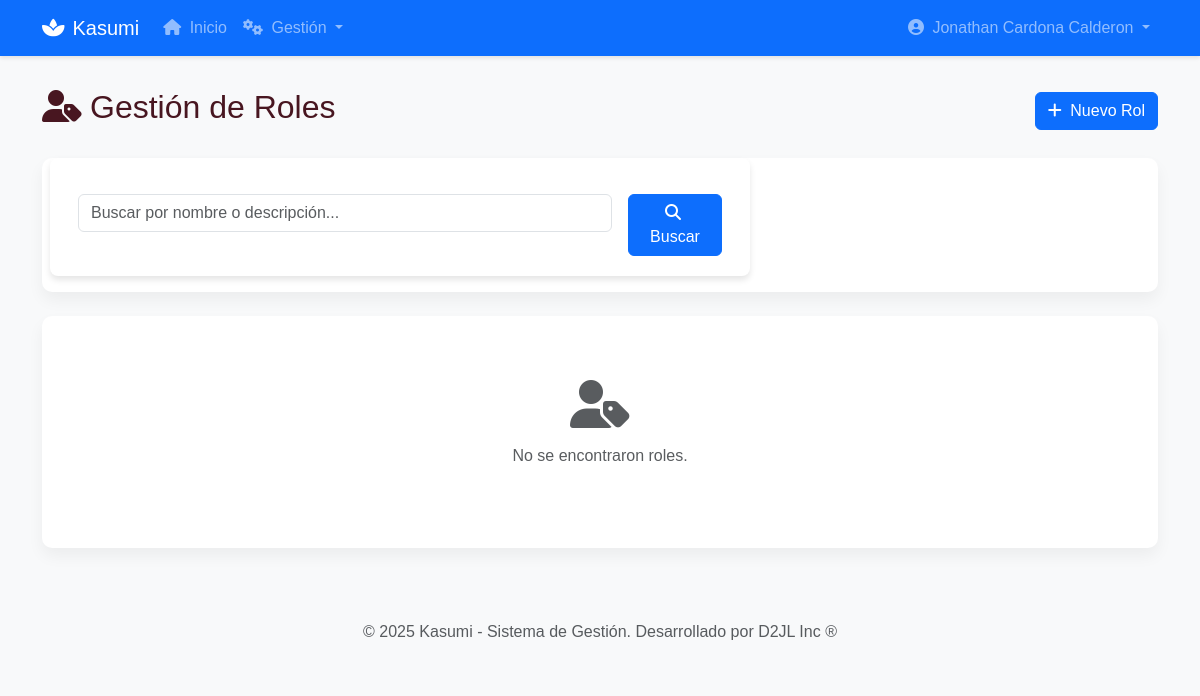
Before: /usuarios/roles/ (signed in) with the older database file.
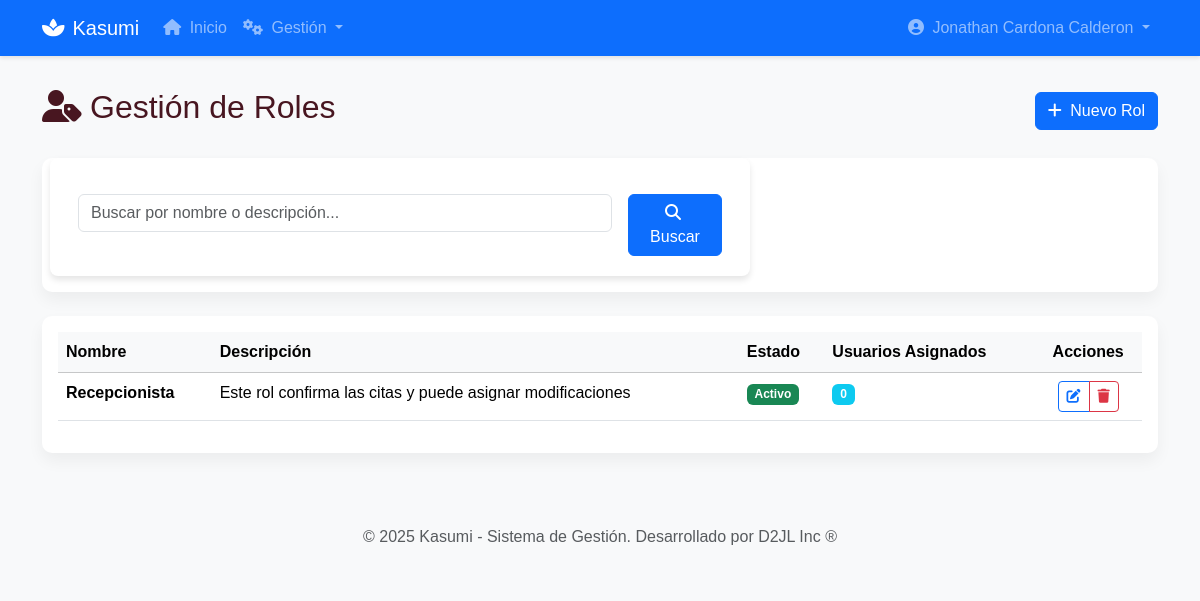
After: the same page with the newer database file.
### gestion_usuarios/models.py (models this page shows, shortened)
class Rol(models.Model):
    class Estado(models.TextChoices):
        ACTIVO = 'A', _('Activo')
        INACTIVO = 'I', _('Inactivo')
    nombre = models.CharField(max_length=50, unique=True, verbose_name=_('Nombre del Rol'))
    descripcion = models.TextField(blank=True, verbose_name=_('Descripción'))
    estado = models.CharField(
        max_length=1,
        choices=Estado.choices,
        default=Estado.ACTIVO,
        verbose_name=_('Estado')
    )
    fecha_creacion = models.DateTimeField(auto_now_add=True, verbose_name=_('Fecha de Creación'))
    fecha_actualizacion = models.DateTimeField(auto_now=True, verbose_name=_('Última Actualización'))
    puede_ver_usuarios = models.BooleanField(default=False, verbose_name=_('Puede ver usuarios'))
    puede_crear_usuarios = models.BooleanField(default=False, verbose_name=_('Puede crear usuarios'))
    puede_editar_usuarios = models.BooleanField(default=False, verbose_name=_('Puede editar usuarios'))
    puede_eliminar_usuarios = models.BooleanField(default=False, verbose_name=_('Puede eliminar usuarios'))
    puede_ver_reportes = models.BooleanField(default=False, verbose_name=_('Puede ver reportes'))
    puede_ver_configuracion = models.BooleanField(default=False, verbose_name=_('Puede ver configuración'))
    class Meta:
        verbose_name = _('Rol')
        verbose_name_plural = _('Roles')
        ordering = ['nombre']
    @property
    def esta_activo(self):
        return self.estado == self.Estado.ACTIVO

### gestion_usuarios/views.py (the view)
class ListaRolesView(LoginRequiredMixin, UserPassesTestMixin, ListView):
    model = Rol
    template_name = 'gestion_usuarios/roles/lista_roles.html'
    context_object_name = 'roles'
    paginate_by = 10
    def test_func(self):
        return self.request.user.is_staff
    def get_queryset(self):
        queryset = super().get_queryset()
        busqueda = self.request.GET.get('busqueda', '').strip()
        if busqueda:
            queryset = queryset.filter(
                Q(nombre__icontains=busqueda) |
                Q(descripcion__icontains=busqueda)
            )
        return queryset.order_by('nombre')
    def get_context_data(self, **kwargs):
        context = super().get_context_data(**kwargs)
        context['titulo'] = _('Gestión de Roles')
        context['busqueda'] = self.request.GET.get('busqueda', '')
        return context

### templates/gestion_usuarios/roles/lista_roles.html (shortened to what the changed rows need)
{% extends "base.html" %}
{% load static %}
{% block content %}
<div class="row mb-4">
    <div class="col-12">
        <div class="d-flex justify-content-between align-items-center">
            <h2><i class="fas fa-user-tag me-2"></i>{{ titulo }}</h2>
        </div>
    </div>
</div>
<div class="row">
    <div class="col-12">
        <div class="card">
            <div class="card-body">
                {% if roles %}
                <div class="table-responsive">
                    <table class="table table-hover">
                        <thead class="table-light">
                            <tr>
                                <th>Nombre</th>
                                <th>Descripción</th>
                                <th>Estado</th>
                                <th>Usuarios Asignados</th>
                                <th class="text-center">Acciones</th>
                            </tr>
                        </thead>
                        <tbody>
                            {% for rol in roles %}
                            <tr>
                                <td><strong>{{ rol.nombre }}</strong></td>
                                <td>{{ rol.descripcion|truncatewords:10 }}</td>
                                <td>
                                    {% if rol.esta_activo %}
                                        <span class="badge bg-success">Activo</span>
                                    {% else %}
                                        <span class="badge bg-danger">Inactivo</span>
                                    {% endif %}
                                </td>
                                <td>
                                    <span class="badge bg-info">{{ rol.usuarios_asignados.count }}</span>
                                </td>
                                <td class="text-center">
                                    <div class="btn-group btn-group-sm" role="group">
                                        <a href="{% url 'gestion_usuarios:editar_rol' rol.pk %}"
                                           class="btn btn-outline-primary"
                                           data-bs-toggle="tooltip"
                                           title="Editar">
                                            <i class="fas fa-edit"></i>
                                        </a>
                                        <a href="{% url 'gestion_usuarios:eliminar_rol' rol.pk %}"
                                           class="btn btn-outline-danger"
                                           data-bs-toggle="tooltip"
                                           title="Eliminar">
                                            <i class="fas fa-trash"></i>
                                        </a>
                                    </div>
                                </td>
                            </tr>
                            {% endfor %}
                        </tbody>
                    </table>
                </div>
                {% else %}
                <div class="text-center py-5">
                    <i class="fas fa-user-tag fa-3x text-muted mb-3"></i>
                    <p class="text-muted">No se encontraron roles.</p>
                </div>
                {% endif %}
            </div>
        </div>
    </div>
</div>
{% endblock %}

Changed rows visible on the page:
added Rol: nombre "Recepcionista", descripcion "Este rol confirma las citas y puede asignar modificaciones", estado "Activo", usuarios_asignados.count "0"
Other visible differences:
text no longer shown: "No se encontraron roles."
text now shown: "Nombre Descripción Estado Usuarios Asignados Acciones"
